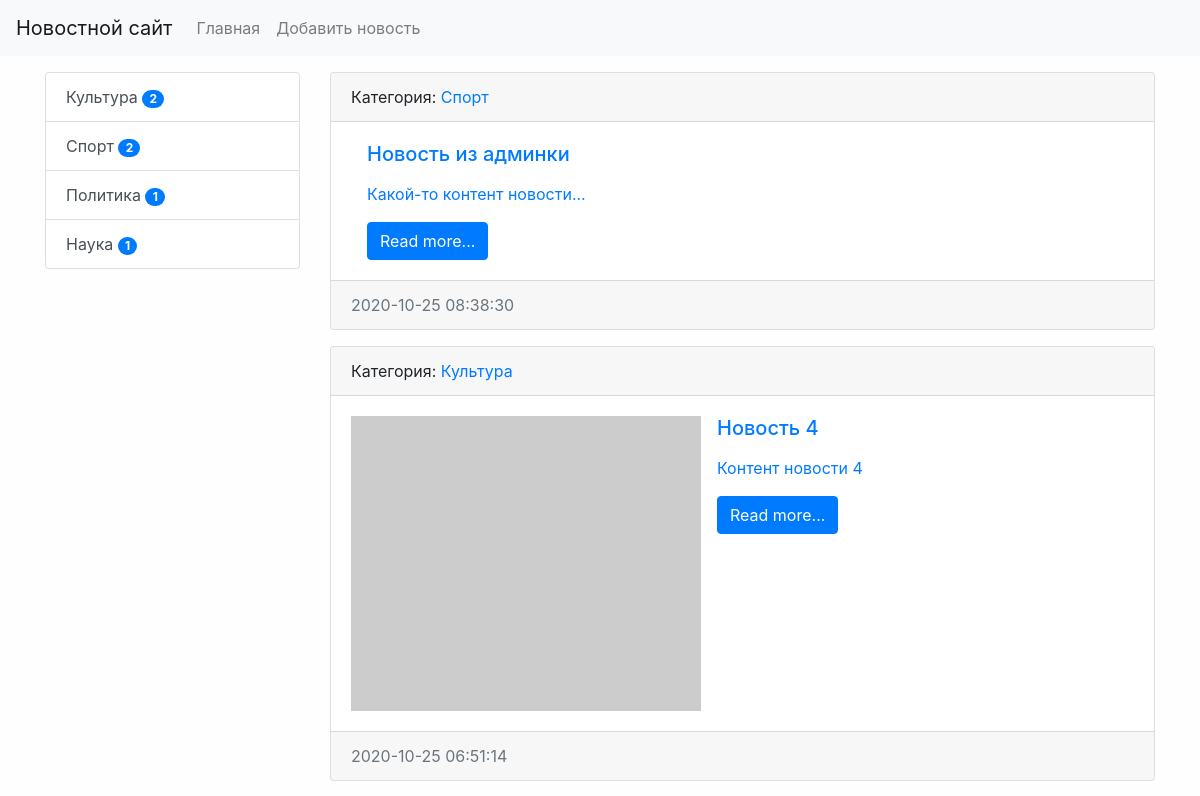
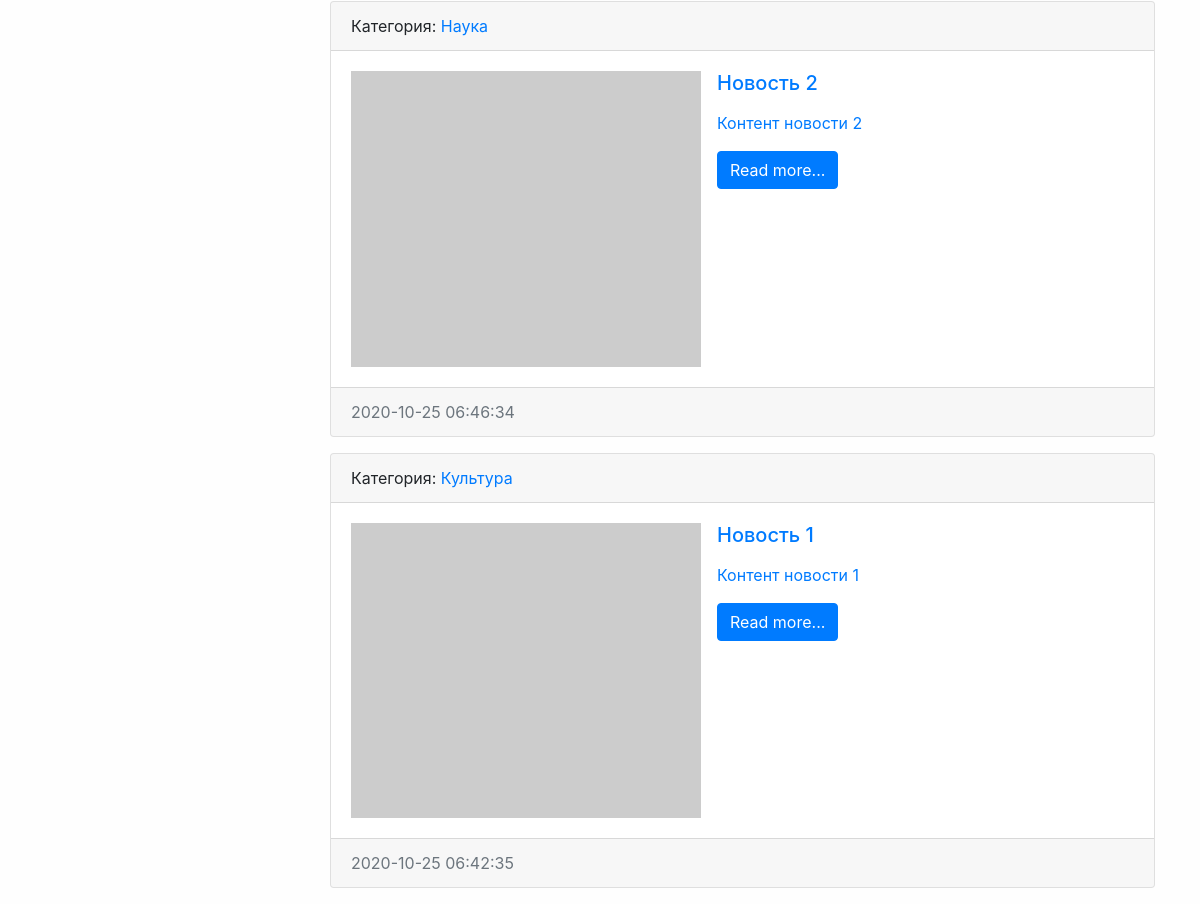
The app's page /, older data (2 pictures, top to bottom).
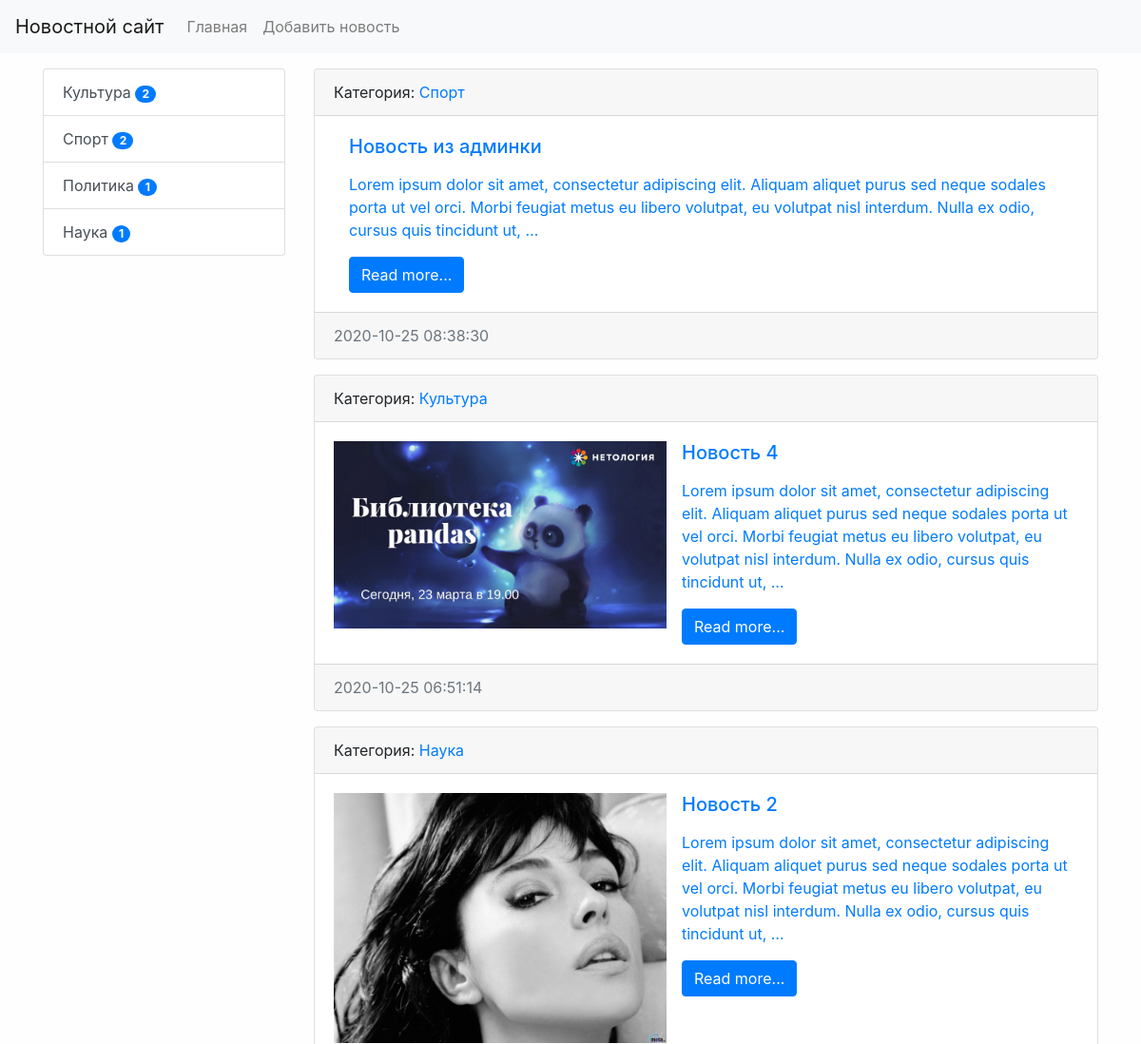
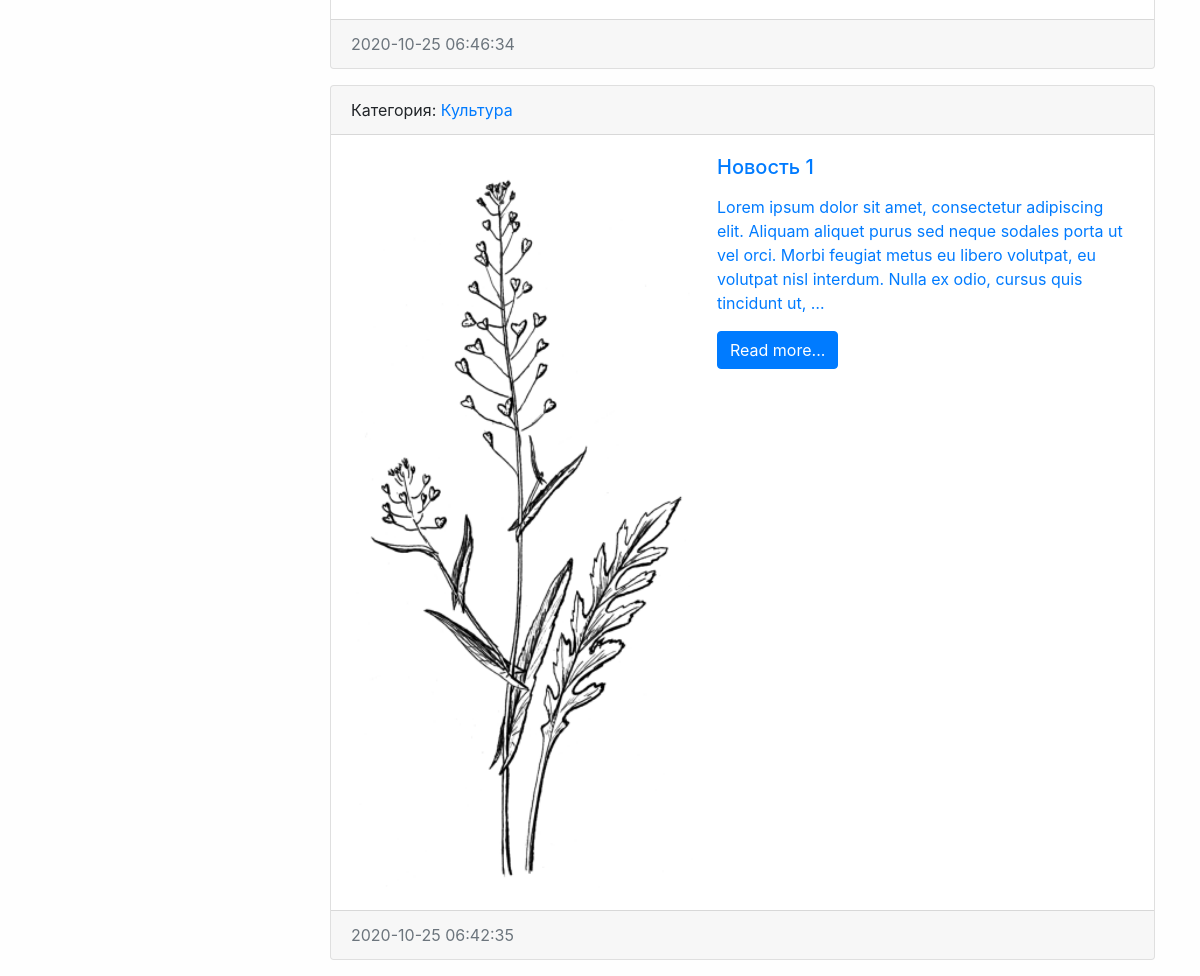
The same page, newer data (2 pictures, top to bottom).
### news/models.py (models this page shows, shortened)
class News(models.Model):
    title = models.CharField(max_length=150, verbose_name='Наименование')
    content = models.TextField(blank=True, verbose_name='Контент')
    created_at = models.DateTimeField(auto_now_add=True, verbose_name='Дата публикации')  # устанавливаются лишь раз
    updated_at = models.DateTimeField(auto_now=True, verbose_name='Обновлено')  # обновляется при каждом редактировании
    photo = models.ImageField(upload_to='photos/%Y/%m/%d/', blank=True, verbose_name='Фото')
    is_published = models.BooleanField(default=True, verbose_name='Опубликовано')
    category = models.ForeignKey('Category', on_delete=models.PROTECT, verbose_name='Категория')
    views = models.IntegerField(default=0)
    def get_absolute_url(self):
        return reverse('view_news', kwargs={'pk': self.pk})
    class Meta:
        verbose_name = 'Новость'
        verbose_name_plural = 'Новости'
        ordering = ['-created_at']

class Category(models.Model):
    title = models.CharField(max_length=150, db_index=True, verbose_name='Наименование категории')
    def get_absolute_url(self):
        return reverse('category', kwargs={'category_id': self.pk})
    def __str__(self):
        return self.title
    class Meta:
        verbose_name = 'Категория'
        verbose_name_plural = 'Категории'
        ordering = ['title']

### news/views.py (the view)
# urls.py: path('', HomeNews.as_view(), name='home'),
class HomeNews(ListView):
    model = News
    template_name = 'news/home_news_list.html'
    context_object_name = 'news'
    def get_context_data(self, *, object_list=None, **kwargs):
        context = super().get_context_data(**kwargs)
        context['title'] = 'Главная страница'
        return context
    def get_queryset(self):
        return News.objects.filter(is_published=True).select_related('category')

### news/templatetags/news_tags.py (called while the page is built)
@register.inclusion_tag('news/list_categories.html')
def show_categories(arg1='Hello', arg2='world'):
    categories = Category.objects.annotate(cnt=Count('news')).filter(cnt__gt=0)
    return {"categories": categories, "arg1": arg1, "arg2": arg2}

### news/templates/news/home_news_list.html (shortened to what this page needs)
{% extends 'base.html' %}
{% block sidebar %}
{% include 'inc/_sidebar.html' %}
{% endblock %}
{% block content %}
{% for item in news %}
<div class="card mb-3">
    <div class="card-header">
        Категория: <a href="{{ item.category.get_absolute_url }}"</a>{{ item.category }}
    </div>
    <div class="card-body">
        <div class="media">
            {% if item.photo %}
            <img src="{{ item.photo.url }}" alt="" width="350" class="mr-3">
            {% else %}
            <img src="https://picsum.photos/id/237/200/300" alt="" width="350" class="mr-3">
            {% endif %}
            <div class="media-body">
                <h5 class="card-title">{{ item.title }}</h5>
                <p class="card-text">{{ item.content|linebreaks|truncatewords:35 }}</p>
                <a href="{{ item.get_absolute_url }}" class="btn btn-primary">Read more...</a>
            </div>
        </div>
    </div>
    <div class="card-footer text-muted">
        {{ item.created_at|date:"Y-m-d H:i:s" }}
    </div>
</div>
{% empty %}
Ooops...
{% endfor %}
{% endblock %}

Row changes from the older to the newer data that the page shows:
changed News "Новость из админки": content "Какой-то контент новости..." → "Lorem ipsum dolor sit amet, consectetur adipiscing elit. Aliquam aliquet purus sed neque sodales porta ut vel orci. Morbi feugiat metus eu libero volutpat, eu volutpat nisl interdum. Nulla ex odio, cursus quis tincidunt ut, …"
changed News "Новость 4": photo: picture added; content "Контент новости 4" → "Lorem ipsum dolor sit amet, consectetur adipiscing elit. Aliquam aliquet purus sed neque sodales porta ut vel orci. Morbi feugiat metus eu libero volutpat, eu volutpat nisl interdum. Nulla ex odio, cursus quis tincidunt ut, …"
changed News "Новость 2": photo: picture added; content "Контент новости 2" → "Lorem ipsum dolor sit amet, consectetur adipiscing elit. Aliquam aliquet purus sed neque sodales porta ut vel orci. Morbi feugiat metus eu libero volutpat, eu volutpat nisl interdum. Nulla ex odio, cursus quis tincidunt ut, …"
changed News "Новость 1": photo: picture added; content "Контент новости 1" → "Lorem ipsum dolor sit amet, consectetur adipiscing elit. Aliquam aliquet purus sed neque sodales porta ut vel orci. Morbi feugiat metus eu libero volutpat, eu volutpat nisl interdum. Nulla ex odio, cursus quis tincidunt ut, …"
